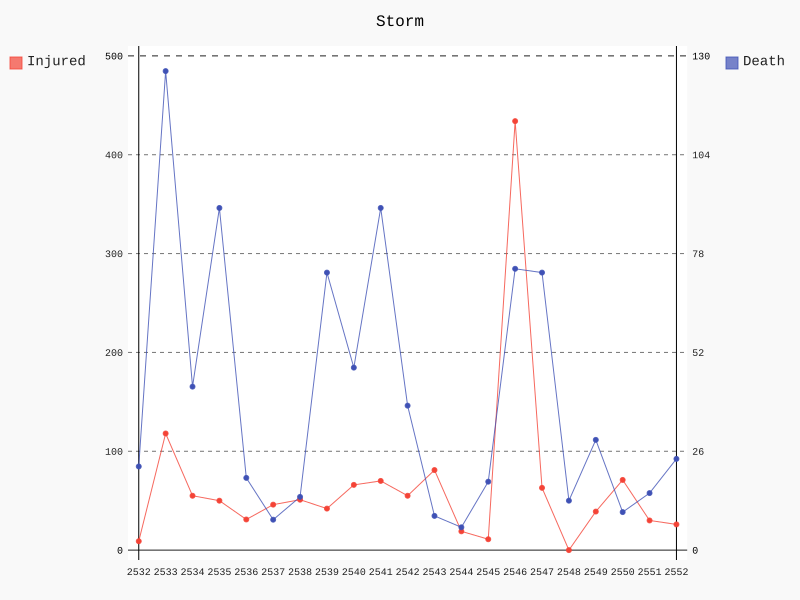

Source code (Python):
import numpy as np
import matplotlib.pyplot as plt
import pandas as pd
import pygal

data = pd.read_csv('Storm.csv')
print(data)

#get data injured to list
injured = data.INJURED
list_injured = []
for i in injured:
    list_injured.append(i)
print(list_injured)

#get data death to list
death = data.DEATH
list_death = []
for i in death:
    list_death.append(i)
print(list_death)

#get data damaged to list
damage = data.DAMAGED
list_damage = []
for i in damage:
    list_damage.append(i)
print(list_damage)

#get data year to list
year = data.YEAR
list_year = []
for i in year:
    list_year.append(i)
print(list_year)

chart = pygal.Line(title=u'Storm', secondary_range=(0, 130, 26))
chart.x_labels = map(int, list_year)
chart.y_labels = map(int, range(0, 600, 100))
chart.add('Injured', list_injured)
chart.add('Death', list_death, secondary=True)
chart.render_to_file("Storm.svg")
#Show Graph Chart_XY
